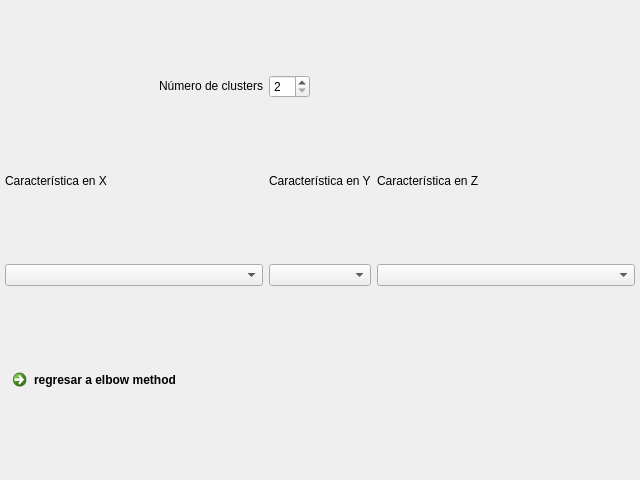
<?xml version="1.0" encoding="UTF-8"?>
<ui version="4.0">
 <class>ClustersWidget</class>
 <widget class="QWidget" name="ClustersWidget">
  <property name="geometry">
   <rect>
    <x>0</x>
    <y>0</y>
    <width>640</width>
    <height>480</height>
   </rect>
  </property>
  <property name="windowTitle">
   <string>Form</string>
  </property>
  <layout class="QGridLayout" name="gridLayout_2">
   <property name="leftMargin">
    <number>5</number>
   </property>
   <property name="topMargin">
    <number>5</number>
   </property>
   <property name="rightMargin">
    <number>5</number>
   </property>
   <property name="bottomMargin">
    <number>5</number>
   </property>
   <item row="2" column="1">
    <widget class="QLabel" name="label_2">
     <property name="sizePolicy">
      <sizepolicy hsizetype="Preferred" vsizetype="Fixed">
       <horstretch>0</horstretch>
       <verstretch>0</verstretch>
      </sizepolicy>
     </property>
     <property name="text">
      <string>Característica en Y</string>
     </property>
    </widget>
   </item>
   <item row="3" column="2">
    <widget class="QComboBox" name="feature_z_box"/>
   </item>
   <item row="2" column="2">
    <widget class="QLabel" name="label_3">
     <property name="sizePolicy">
      <sizepolicy hsizetype="Preferred" vsizetype="Fixed">
       <horstretch>0</horstretch>
       <verstretch>0</verstretch>
      </sizepolicy>
     </property>
     <property name="text">
      <string>Característica en Z</string>
     </property>
    </widget>
   </item>
   <item row="4" column="0" colspan="3">
    <layout class="QGridLayout" name="graph_grid"/>
   </item>
   <item row="1" column="1">
    <layout class="QVBoxLayout" name="verticalLayout">
     <property name="sizeConstraint">
      <enum>QLayout::SetMaximumSize</enum>
     </property>
     <item>
      <widget class="QSpinBox" name="num_clusters_in">
       <property name="sizePolicy">
        <sizepolicy hsizetype="Fixed" vsizetype="Fixed">
         <horstretch>0</horstretch>
         <verstretch>0</verstretch>
        </sizepolicy>
       </property>
       <property name="minimum">
        <number>2</number>
       </property>
       <property name="maximum">
        <number>12</number>
       </property>
      </widget>
     </item>
    </layout>
   </item>
   <item row="3" column="0">
    <widget class="QComboBox" name="feature_x_box"/>
   </item>
   <item row="3" column="1">
    <widget class="QComboBox" name="feature_y_box"/>
   </item>
   <item row="2" column="0">
    <widget class="QLabel" name="label">
     <property name="sizePolicy">
      <sizepolicy hsizetype="Preferred" vsizetype="Fixed">
       <horstretch>0</horstretch>
       <verstretch>0</verstretch>
      </sizepolicy>
     </property>
     <property name="text">
      <string>Característica en X</string>
     </property>
    </widget>
   </item>
   <item row="1" column="0">
    <widget class="QLabel" name="label_4">
     <property name="sizePolicy">
      <sizepolicy hsizetype="Preferred" vsizetype="Fixed">
       <horstretch>0</horstretch>
       <verstretch>0</verstretch>
      </sizepolicy>
     </property>
     <property name="text">
      <string>Número de clusters</string>
     </property>
     <property name="alignment">
      <set>Qt::AlignRight|Qt::AlignTrailing|Qt::AlignVCenter</set>
     </property>
    </widget>
   </item>
   <item row="5" column="0">
    <widget class="QCommandLinkButton" name="btn_elbow">
     <property name="sizePolicy">
      <sizepolicy hsizetype="Preferred" vsizetype="Fixed">
       <horstretch>0</horstretch>
       <verstretch>0</verstretch>
      </sizepolicy>
     </property>
     <property name="text">
      <string>regresar a elbow method</string>
     </property>
    </widget>
   </item>
  </layout>
 </widget>
 <resources/>
 <connections/>
</ui>
